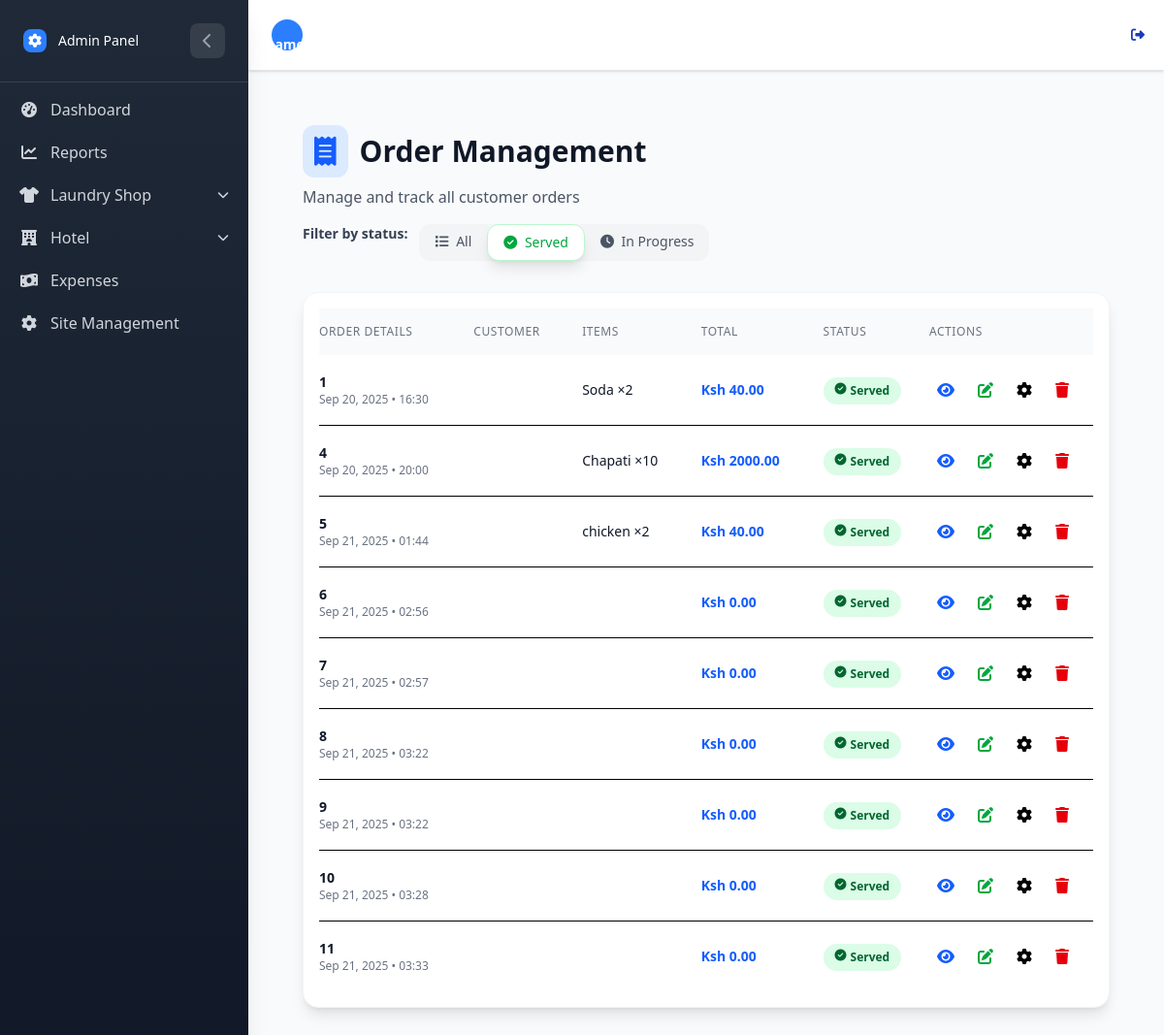
Page /Hotel/orders/?order_status=Served (signed in) on the earlier database version.
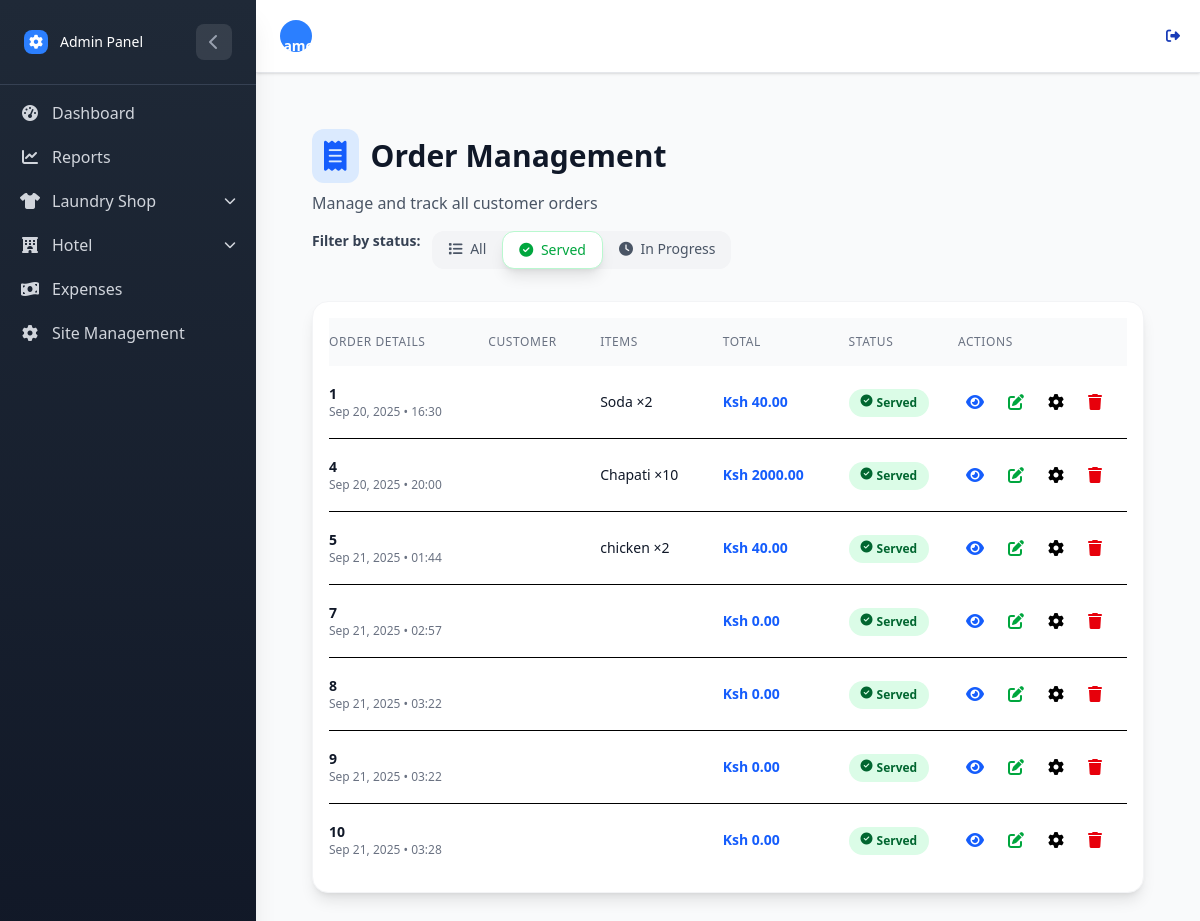
Same page on the later database version.
### HotelApp/models.py (models this page shows, shortened)
class Order(models.Model):
    created_by = models.ForeignKey(
        settings.AUTH_USER_MODEL,
        on_delete=models.CASCADE
    )
    STATUS_CHOICE = [
        ('Served', 'Served'),
        ('In Progress', 'In Progress'),
    ]
    order_status = models.CharField(
        choices=STATUS_CHOICE,
        default='In Progress',   # ✅ fixed mismatch
        db_index=True
    )
    created_at = models.DateTimeField(auto_now_add=True, db_index=True)

class OrderItem(models.Model):
    order = models.ForeignKey(Order, on_delete=models.CASCADE, related_name="order_items")
    food_item = models.ForeignKey(FoodItem, on_delete=models.CASCADE)
    quantity = models.PositiveIntegerField(default=1)

class FoodItem(models.Model):
    category = models.ForeignKey(FoodCategory, on_delete=models.CASCADE, related_name="items")
    name = models.CharField(max_length=100, db_index=True)
    price = models.DecimalField(max_digits=10, decimal_places=2)
    image = models.ImageField(upload_to=food_item_image_path, blank=True, null=True)
    created_by =  models.ForeignKey(
        settings.AUTH_USER_MODEL,
        on_delete=models.CASCADE)
    quantity = models.PositiveIntegerField(default=0)  # how many portions are available
    is_available = models.BooleanField(default=False, db_index=True)  # marked available by seller

### HotelApp/views.py (the view)
# urls.py: path('orders/', views.order_list, name='order_list'),
@login_required
def order_list(request):
    status_filter = request.GET.get('order_status', 'In Progress')
    orders = Order.objects.all().prefetch_related('order_items')
    if status_filter:
        orders = orders.filter(order_status=status_filter)
    for order in orders:
        total = 0
        for item in order.order_items.all():
            total += item.quantity * item.food_item.price
        order.total_amount = total
    return render(request, 'food/order_list.html', {
        'orders': orders,
        'status_filter': status_filter
    })

### HotelApp/templates/food/order_list.html (shortened to what this page needs)
{% extends 'home.html' %}
{% block content %}
<div class="w-full px-4 sm:px-6 lg:px-8 py-8">
    <div class="flex flex-col lg:flex-row justify-between items-start lg:items-center mb-8 gap-4">
        <div>
            <h1 class="text-3xl font-bold text-gray-900 flex items-center">
                <i class="fas fa-receipt text-blue-600 mr-3 bg-blue-100 p-3 rounded-xl"></i>
                Order Management
            </h1>
            <p class="text-gray-600 mt-2">Manage and track all customer orders</p>
        </div>
        <div class="flex flex-col sm:flex-row gap-3">
            <span class="text-sm font-semibold text-gray-700 self-center">Filter by status:</span>
            <div class="flex bg-gray-100 rounded-xl p-1.5 shadow-inner">
                <a href="{% url 'hotel:order_list' %}"
                    class="px-4 py-2 text-sm font-medium rounded-xl transition-all duration-200
                          {% if not status_filter %}bg-white text-blue-600 shadow-lg border border-blue-200{% else %}text-gray-600 hover:text-gray-800 hover:bg-gray-200{% endif %}">
                    <i class="fas fa-list mr-1"></i> All
                </a>
                <a href="{% url 'hotel:order_list' %}?order_status=Served"
                    class="px-4 py-2 text-sm font-medium rounded-xl transition-all duration-200
                          {% if status_filter == 'Served' %}bg-white text-green-600 shadow-lg border border-green-200{% else %}text-gray-600 hover:text-gray-800 hover:bg-gray-200{% endif %}">
                    <i class="fas fa-check-circle mr-1"></i> Served
                </a>
                <a href="{% url 'hotel:order_list' %}?order_status=In Progress"
                    class="px-4 py-2 text-sm font-medium rounded-xl transition-all duration-200
                          {% if status_filter == 'In Progress' %}bg-white text-yellow-600 shadow-lg border border-yellow-200{% else %}text-gray-600 hover:text-gray-800 hover:bg-gray-200{% endif %}">
                    <i class="fas fa-clock mr-1"></i> In Progress
                </a>
            </div>
        </div>
    </div>
    {% if orders %}
    <div class="bg-white rounded-2xl shadow-lg border border-gray-100 overflow-hidden p-4">
        <div class="overflow-x-auto">
            <table class="w-full">
                <thead class="bg-gray-50">
                    <tr>
                        <th class="pl-6 pr-4 py-4 text-left text-xs font-medium text-gray-500 uppercase tracking-wider">
                            Order Details</th>
                        <th class="px-4 py-4 text-left text-xs font-medium text-gray-500 uppercase tracking-wider">
                            Customer</th>
                        <th class="px-4 py-4 text-left text-xs font-medium text-gray-500 uppercase tracking-wider">Items
                        </th>
                        <th class="px-4 py-4 text-left text-xs font-medium text-gray-500 uppercase tracking-wider">Total
                        </th>
                        <th class="px-4 py-4 text-left text-xs font-medium text-gray-500 uppercase tracking-wider">
                            Status</th>
                        <th class="pr-6 pl-4 py-4 text-left text-xs font-medium text-gray-500 uppercase tracking-wider">
                            Actions</th>
                    </tr>
                </thead>
                <tbody class="bg-white divide-y divide-gray-100">
                    {% for order in orders %}
                    <tr class="hover:bg-gray-50 transition-colors">
                        <td class="pl-6 pr-4 py-4 whitespace-nowrap h-32">
                            <div>
                                <div class="text-sm font-bold text-gray-900">{{ order.id }}</div>
                                <div class="text-xs text-gray-500">{{ order.created_at|date:"M d, Y • H:i" }}</div>
                            </div>
                        </td>
                        <td class="px-4 py-4 whitespace-nowrap">
                        </td>
                        <td class="px-4 py-4">
                            <div class="text-sm text-gray-900">
                                {% for order_item in order.order_items.all|slice:":2" %}
                                {{ order_item.food_item.name }} ×{{ order_item.quantity }}{% if not forloop.last %}, {% endif %}
                                {% endfor %}
                            </div>
                        </td>
                        <td class="px-4 py-4 whitespace-nowrap text-sm font-bold text-blue-600">
                            Ksh {{ order.total_amount|floatformat:2 }}
                        </td>
                        <td class="px-4 py-4 whitespace-nowrap">
                            {% if order.order_status == 'Served' %}
                            <span
                                class="px-3 py-1.5 inline-flex text-xs leading-5 font-semibold rounded-full bg-green-100 text-green-800">
                                <i class="fas fa-check-circle mr-1"></i> Served
                            </span>
                            {% elif order.order_status == 'In Progress' %}
                            <span
                                class="px-3 py-1.5 inline-flex text-xs leading-5 font-semibold rounded-full bg-yellow-100 text-yellow-800">
                                <i class="fas fa-clock mr-1"></i> In Progress
                            </span>
                            {% else %}
                            <span
                                class="px-3 py-1.5 inline-flex text-xs leading-5 font-semibold rounded-full bg-gray-100 text-gray-800">
                                <i class="fas fa-hourglass-half mr-1"></i> {{ order.get_order_status_display }}
                            </span>
                            {% endif %}
                        </td>
                        <td class="pr-6 pl-4 py-4 whitespace-nowrap">
                            <div class="flex items-center space-x-2">
                                <a href="{% url 'hotel:order_detail' order.pk %}"
                                    class="p-2 text-blue-600 hover:text-blue-800 hover:bg-blue-50 rounded-lg transition-colors"
                                    title="View Order">
                                    <i class="fas fa-eye"></i>
                                </a>
                                <a href="{% url 'hotel:order_edit' order.pk %}"
                                    class="p-2 text-green-600 hover:text-green-800 hover:bg-green-50 rounded-lg transition-colors"
                                    title="Edit Order">
                                    <i class="fas fa-edit"></i>
                                </a>
                                <div class="relative">
                                    <button
                                        class="p-2 text-purple-600 hover:text-purple-800 hover:bg-purple-50 rounded-lg transition-colors"
                                        onclick="toggleDropdown('status-dropdown-{{ order.id }}')"
                                        title="Change Status">
                                        <i class="fas fa-cog"></i>
                                    </button>
                                </div>
                                <button onclick="confirmDelete('{{ order.id }}')"
                                    class="p-2 text-red-600 hover:text-red-800 hover:bg-red-50 rounded-lg transition-colors"
                                    title="Delete Order">
                                    <i class="fas fa-trash"></i>
                                </button>
                            </div>
                        </td>
                    </tr>
                    {% endfor %}
                </tbody>
            </table>
        </div>
    </div>
    {% endif %}
</div>
{% endblock %}

Differences in the rows shown:
removed Order: id "6", created_at "Sep 21, 2025 • 02:56", total_amount "0.00", order_status "Served" (drawn)
removed Order: id "11", created_at "Sep 21, 2025 • 03:33", total_amount "0.00", order_status "Served" (drawn)
